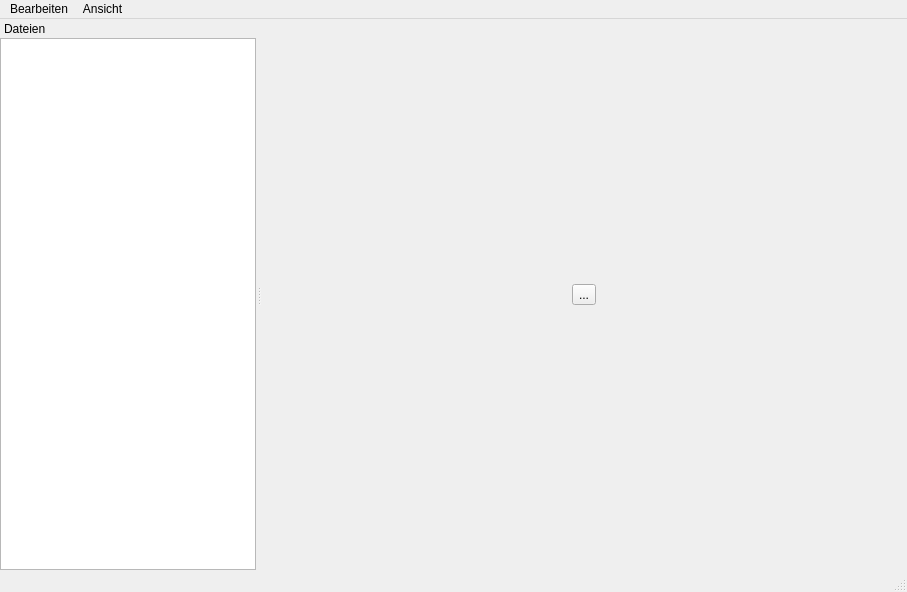
<?xml version="1.0" encoding="UTF-8"?>
<ui version="4.0">
 <class>MainWindow</class>
 <widget class="QMainWindow" name="MainWindow">
  <property name="geometry">
   <rect>
    <x>0</x>
    <y>0</y>
    <width>907</width>
    <height>592</height>
   </rect>
  </property>
  <property name="windowTitle">
   <string>DMSaurus</string>
  </property>
  <widget class="QWidget" name="centralwidget">
   <layout class="QHBoxLayout" name="horizontalLayout">
    <property name="spacing">
     <number>6</number>
    </property>
    <property name="sizeConstraint">
     <enum>QLayout::SizeConstraint::SetDefaultConstraint</enum>
    </property>
    <property name="leftMargin">
     <number>0</number>
    </property>
    <property name="topMargin">
     <number>0</number>
    </property>
    <property name="rightMargin">
     <number>0</number>
    </property>
    <property name="bottomMargin">
     <number>0</number>
    </property>
    <item>
     <widget class="QToolButton" name="toolButton">
      <property name="text">
       <string>...</string>
      </property>
     </widget>
    </item>
   </layout>
  </widget>
  <widget class="QMenuBar" name="menubar">
   <property name="geometry">
    <rect>
     <x>0</x>
     <y>0</y>
     <width>907</width>
     <height>33</height>
    </rect>
   </property>
   <widget class="QMenu" name="menuAnsicht">
    <property name="title">
     <string>Ansicht</string>
    </property>
    <addaction name="actionVerzeichnisbaum"/>
   </widget>
   <widget class="QMenu" name="menuBearbeiten">
    <property name="title">
     <string>Bearbeiten</string>
    </property>
    <addaction name="actionUndo"/>
    <addaction name="actionRedo"/>
   </widget>
   <addaction name="menuBearbeiten"/>
   <addaction name="menuAnsicht"/>
  </widget>
  <widget class="QStatusBar" name="statusbar"/>
  <widget class="QDockWidget" name="explorerWidget">
   <property name="floating">
    <bool>false</bool>
   </property>
   <property name="features">
    <set>QDockWidget::DockWidgetFeature::NoDockWidgetFeatures</set>
   </property>
   <property name="allowedAreas">
    <set>Qt::DockWidgetArea::LeftDockWidgetArea</set>
   </property>
   <property name="windowTitle">
    <string>Dateien</string>
   </property>
   <attribute name="dockWidgetArea">
    <number>1</number>
   </attribute>
   <widget class="QWidget" name="dockWidgetContents">
    <layout class="QVBoxLayout" name="verticalLayout">
     <property name="spacing">
      <number>0</number>
     </property>
     <property name="leftMargin">
      <number>0</number>
     </property>
     <property name="topMargin">
      <number>0</number>
     </property>
     <property name="rightMargin">
      <number>0</number>
     </property>
     <property name="bottomMargin">
      <number>0</number>
     </property>
     <item>
      <widget class="FileTree" name="treeWidget">
       <property name="animated">
        <bool>true</bool>
       </property>
       <property name="headerHidden">
        <bool>true</bool>
       </property>
       <column>
        <property name="text">
         <string notr="true">1</string>
        </property>
       </column>
      </widget>
     </item>
    </layout>
   </widget>
  </widget>
  <action name="actionVerzeichnisbaum">
   <property name="checkable">
    <bool>true</bool>
   </property>
   <property name="checked">
    <bool>true</bool>
   </property>
   <property name="icon">
    <iconset theme="folder"/>
   </property>
   <property name="text">
    <string>Verzeichnisbaum</string>
   </property>
  </action>
  <action name="actionUndo">
   <property name="icon">
    <iconset theme="QIcon::ThemeIcon::EditUndo"/>
   </property>
   <property name="text">
    <string>Rückgängig</string>
   </property>
   <property name="shortcut">
    <string>Ctrl+Z</string>
   </property>
  </action>
  <action name="actionRedo">
   <property name="icon">
    <iconset theme="QIcon::ThemeIcon::EditRedo"/>
   </property>
   <property name="text">
    <string>Wiederherstellen</string>
   </property>
   <property name="shortcut">
    <string>Ctrl+Y</string>
   </property>
  </action>
 </widget>
 <customwidgets>
  <customwidget>
   <class>FileTree</class>
   <extends>QTreeWidget</extends>
   <header>src.ui.file_tree</header>
  </customwidget>
 </customwidgets>
 <resources/>
 <connections/>
</ui>
